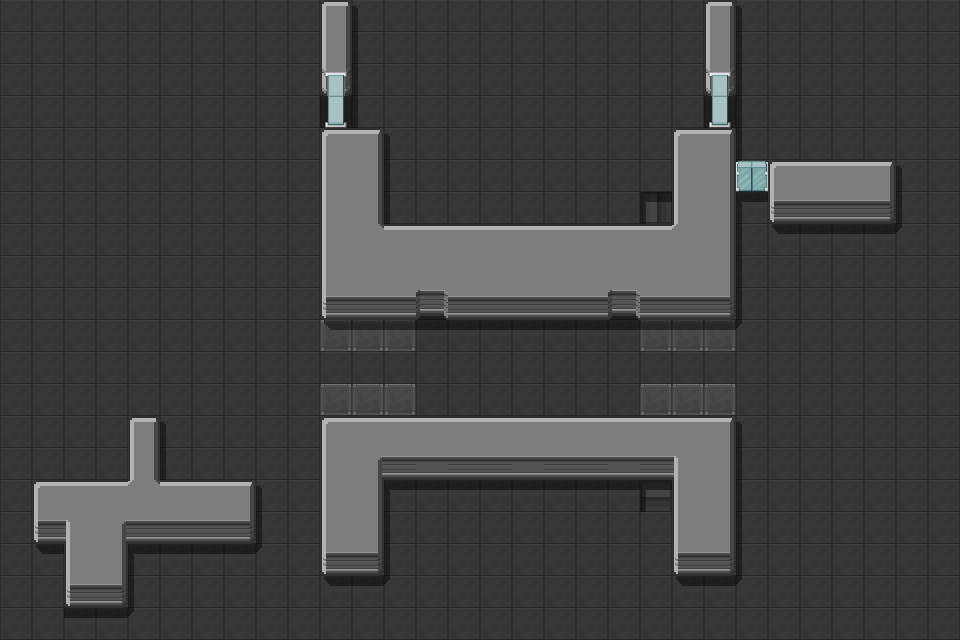

This is a level from a 2D game, rendered from its Tiled map with the project's own tilesets. A one-line summary and the complete map file follow:
An orthogonal 30x20 tile map with 32x32 px tiles, 4 tile layers (floor, shadows, walls, objects).

<map version="1.10" tiledversion="1.11.0" orientation="orthogonal" renderorder="right-down" width="30" height="20" tilewidth="32" tileheight="32" infinite="0" nextlayerid="12" nextobjectid="1">
 <tileset firstgid="1" source="free_scifi_tileset.tsx" />
 <layer id="6" name="floor" width="30" height="20">
  <data encoding="csv">
113,113,113,113,113,113,113,113,113,113,113,113,113,113,113,113,113,113,113,113,113,113,113,113,113,113,113,113,113,113,
113,113,113,113,113,113,113,113,113,113,113,113,113,113,113,113,113,113,113,113,113,113,113,113,113,113,113,113,113,113,
113,113,113,113,113,113,113,113,113,113,113,113,113,113,113,113,113,113,113,113,113,113,113,113,113,113,113,113,113,113,
113,113,113,113,113,113,113,113,113,113,113,113,113,113,113,113,113,113,113,113,113,113,113,113,113,113,113,113,113,113,
113,113,113,113,113,113,113,113,113,113,113,113,113,113,113,113,113,113,113,113,113,113,113,113,113,113,113,113,113,113,
113,113,113,113,113,113,113,113,113,113,113,113,113,113,113,113,113,113,113,113,113,113,113,113,113,113,113,113,113,113,
113,113,113,113,113,113,113,113,113,113,113,113,113,113,113,113,113,113,113,113,48,113,113,113,113,113,113,113,113,113,
113,113,113,113,113,113,113,113,113,113,113,113,113,113,113,113,113,113,113,113,113,113,113,113,113,113,113,113,113,113,
113,113,113,113,113,113,113,113,113,113,113,113,113,113,113,113,113,113,113,113,113,113,113,113,113,113,113,113,113,113,
113,113,113,113,113,113,113,113,113,113,113,113,113,113,113,113,113,113,113,113,113,113,113,113,113,113,113,113,113,113,
113,113,113,113,113,113,113,113,113,113,114,114,114,113,113,113,113,113,113,113,114,114,114,113,113,113,113,113,113,113,
113,113,113,113,113,113,113,113,113,113,113,113,113,113,113,113,113,113,113,113,113,113,113,113,113,113,113,113,113,113,
113,113,113,113,113,113,113,113,113,113,114,114,114,113,113,113,113,113,113,113,114,114,114,113,113,113,113,113,113,113,
113,113,113,113,113,113,113,113,113,113,113,113,113,113,113,113,113,113,113,113,113,113,113,113,113,113,113,113,113,113,
113,113,113,113,113,113,113,113,113,113,113,113,113,113,113,113,113,113,113,113,113,113,113,113,113,113,113,113,113,113,
113,113,113,113,113,113,113,113,113,113,113,113,113,113,113,113,113,113,113,113,41,113,113,113,113,113,113,113,113,113,
113,113,113,113,113,113,113,113,113,113,113,113,113,113,113,113,113,113,113,113,113,113,113,113,113,113,113,113,113,113,
113,113,113,113,113,113,113,113,113,113,113,113,113,113,113,113,113,113,113,113,113,113,113,113,113,113,113,113,113,113,
113,113,113,113,113,113,113,113,113,113,113,113,113,113,113,113,113,113,113,113,113,113,113,113,113,113,113,113,113,113,
113,113,113,113,113,113,113,113,113,113,113,113,113,113,113,113,113,113,113,113,113,113,113,113,113,113,113,113,113,113
</data>
 </layer>
 <layer id="11" name="shadows" width="30" height="20" opacity="0.45">
  <data encoding="csv">
0,0,0,0,0,0,0,0,0,0,0,27,0,0,0,0,0,0,0,0,0,0,0,27,0,0,0,0,0,0,
0,0,0,0,0,0,0,0,0,0,0,35,0,0,0,0,0,0,0,0,0,0,0,35,0,0,0,0,0,0,
0,0,0,0,0,0,0,0,0,0,0,35,0,0,0,0,0,0,0,0,0,0,0,35,0,0,0,0,0,0,
0,0,0,0,0,0,0,0,0,0,30,35,0,0,0,0,0,0,0,0,0,0,30,35,0,0,0,0,0,0,
0,0,0,0,0,0,0,0,0,0,0,0,27,0,0,0,0,0,0,0,0,0,0,35,0,0,0,0,0,0,
0,0,0,0,0,0,0,0,0,0,0,0,35,0,0,0,0,0,0,0,0,0,0,35,0,0,0,0,27,0,
0,0,0,0,0,0,0,0,0,0,0,0,35,0,0,0,0,0,0,0,11,0,0,11,0,0,0,0,35,0,
0,0,0,0,0,0,0,0,0,0,0,0,0,0,0,0,0,0,0,0,0,0,0,35,20,18,18,18,19,0,
0,0,0,0,0,0,0,0,0,0,0,0,0,0,0,0,0,0,0,0,0,0,0,35,0,0,0,0,0,0,
0,0,0,0,0,0,0,0,0,0,0,0,0,30,0,0,0,0,0,30,0,0,0,35,0,0,0,0,0,0,
0,0,0,0,0,0,0,0,0,0,20,18,18,18,18,18,18,18,18,18,18,18,18,19,0,0,0,0,0,0,
0,0,0,0,0,0,0,0,0,0,0,0,0,0,0,0,0,0,0,0,0,0,0,0,0,0,0,0,0,0,
0,0,0,0,0,0,0,0,0,0,0,0,0,0,0,0,0,0,0,0,0,0,0,0,0,0,0,0,0,0,
0,0,0,0,0,27,0,0,0,0,0,0,0,0,0,0,0,0,0,0,0,0,0,27,0,0,0,0,0,0,
0,0,0,0,0,35,0,0,0,0,0,0,0,0,0,0,0,0,0,0,0,0,0,35,0,0,0,0,0,0,
0,0,0,0,0,0,0,0,27,0,0,0,11,18,18,18,18,18,18,18,11,0,0,35,0,0,0,0,0,0,
0,0,0,0,0,0,0,0,35,0,0,0,35,0,0,0,0,0,0,0,0,0,0,35,0,0,0,0,0,0,
0,20,0,0,11,18,18,18,19,0,0,0,35,0,0,0,0,0,0,0,0,0,0,35,0,0,0,0,0,0,
0,0,0,0,35,0,0,0,0,0,20,18,19,0,0,0,0,0,0,0,0,20,18,19,0,0,0,0,0,0,
0,0,18,18,19,0,0,0,0,0,0,0,0,0,0,0,0,0,0,0,0,0,0,0,0,0,0,0,0,0
</data>
 </layer>
 <layer id="9" name="walls" width="30" height="20">
  <data encoding="csv">
0,0,0,0,0,0,0,0,0,0,16,0,0,0,0,0,0,0,0,0,0,0,16,0,0,0,0,0,0,0,
0,0,0,0,0,0,0,0,0,0,24,0,0,0,0,0,0,0,0,0,0,0,24,0,0,0,0,0,0,0,
0,0,0,0,0,0,0,0,0,0,32,0,0,0,0,0,0,0,0,0,0,0,32,0,0,0,0,0,0,0,
0,0,0,0,0,0,0,0,0,0,0,0,0,0,0,0,0,0,0,0,0,0,0,0,0,0,0,0,0,0,
0,0,0,0,0,0,0,0,0,0,28,26,0,0,0,0,0,0,0,0,0,28,26,0,0,0,0,0,0,0,
0,0,0,0,0,0,0,0,0,0,21,17,0,0,0,0,0,0,0,0,0,21,17,0,28,43,43,26,0,0,
0,0,0,0,0,0,0,0,0,0,21,17,0,0,0,0,0,0,0,0,0,21,17,0,12,89,89,10,0,0,
0,0,0,0,0,0,0,0,0,0,21,25,43,43,43,43,43,43,43,43,43,29,17,0,0,0,0,0,0,0,
0,0,0,0,0,0,0,0,0,0,21,1,1,1,1,1,1,1,1,1,1,1,17,0,0,0,0,0,0,0,
0,0,0,0,0,0,0,0,0,0,12,89,89,3,89,89,89,89,89,3,89,89,10,0,0,0,0,0,0,0,
0,0,0,0,0,0,0,0,0,0,0,0,0,0,0,0,0,0,0,0,0,0,0,0,0,0,0,0,0,0,
0,0,0,0,0,0,0,0,0,0,0,0,0,0,0,0,0,0,0,0,0,0,0,0,0,0,0,0,0,0,
0,0,0,0,0,0,0,0,0,0,0,0,0,0,0,0,0,0,0,0,0,0,0,0,0,0,0,0,0,0,
0,0,0,0,16,0,0,0,0,0,28,43,43,43,43,43,43,43,43,43,43,43,26,0,0,0,0,0,0,0,
0,0,0,0,24,0,0,0,0,0,21,9,89,81,89,89,81,89,89,81,89,13,17,0,0,0,0,0,0,0,
0,28,43,43,31,43,43,26,0,0,21,17,0,0,0,0,0,0,0,0,0,21,17,0,0,0,0,0,0,0,
0,12,13,9,89,89,89,10,0,0,21,17,0,0,0,0,0,0,0,0,0,21,17,0,0,0,0,0,0,0,
0,0,21,17,0,0,0,0,0,0,12,10,0,0,0,0,0,0,0,0,0,12,10,0,0,0,0,0,0,0,
0,0,12,10,0,0,0,0,0,0,0,0,0,0,0,0,0,0,0,0,0,0,0,0,0,0,0,0,0,0,
0,0,0,0,0,0,0,0,0,0,0,0,0,0,0,0,0,0,0,0,0,0,0,0,0,0,0,0,0,0
</data>
 </layer>
 <layer id="10" name="objects" width="30" height="20">
  <data encoding="csv">
0,0,0,0,0,0,0,0,0,0,0,0,0,0,0,0,0,0,0,0,0,0,0,0,0,0,0,0,0,0,
0,0,0,0,0,0,0,0,0,0,0,0,0,0,0,0,0,0,0,0,0,0,0,0,0,0,0,0,0,0,
0,0,0,0,0,0,0,0,0,0,38,0,0,0,0,0,0,0,0,0,0,0,38,0,0,0,0,0,0,0,
0,0,0,0,0,0,0,0,0,0,46,0,0,0,0,0,0,0,0,0,0,0,46,0,0,0,0,0,0,0,
0,0,0,0,0,0,0,0,0,0,0,0,0,0,0,0,0,0,0,0,0,0,0,0,0,0,0,0,0,0,
0,0,0,0,0,0,0,0,0,0,0,0,0,0,0,0,0,0,0,0,0,0,0,37,0,0,0,0,0,0,
0,0,0,0,0,0,0,0,0,0,0,0,0,0,0,0,0,0,0,0,0,0,0,0,0,0,0,0,0,0,
0,0,0,0,0,0,0,0,0,0,0,0,0,0,0,0,0,0,0,0,0,0,0,0,0,0,0,0,0,0,
0,0,0,0,0,0,0,0,0,0,0,0,0,0,0,0,0,0,0,0,0,0,0,0,0,0,0,0,0,0,
0,0,0,0,0,0,0,0,0,0,0,0,0,0,0,0,0,0,0,0,0,0,0,0,0,0,0,0,0,0,
0,0,0,0,0,0,0,0,0,0,0,0,0,0,0,0,0,0,0,0,0,0,0,0,0,0,0,0,0,0,
0,0,0,0,0,0,0,0,0,0,0,0,0,0,0,0,0,0,0,0,0,0,0,0,0,0,0,0,0,0,
0,0,0,0,0,0,0,0,0,0,0,0,0,0,0,0,0,0,0,0,0,0,0,0,0,0,0,0,0,0,
0,0,0,0,0,0,0,0,0,0,0,0,0,0,0,0,0,0,0,0,0,0,0,0,0,0,0,0,0,0,
0,0,0,0,0,0,0,0,0,0,0,0,0,0,0,0,0,0,0,0,0,0,0,0,0,0,0,0,0,0,
0,0,0,0,0,0,0,0,0,0,0,0,0,0,0,0,0,0,0,0,0,0,0,0,0,0,0,0,0,0,
0,0,0,0,0,0,0,0,0,0,0,0,0,0,0,0,0,0,0,0,0,0,0,0,0,0,0,0,0,0,
0,0,0,0,0,0,0,0,0,0,0,0,0,0,0,0,0,0,0,0,0,0,0,0,0,0,0,0,0,0,
0,0,0,0,0,0,0,0,0,0,0,0,0,0,0,0,0,0,0,0,0,0,0,0,0,0,0,0,0,0,
0,0,0,0,0,0,0,0,0,0,0,0,0,0,0,0,0,0,0,0,0,0,0,0,0,0,0,0,0,0
</data>
 </layer>
</map>
